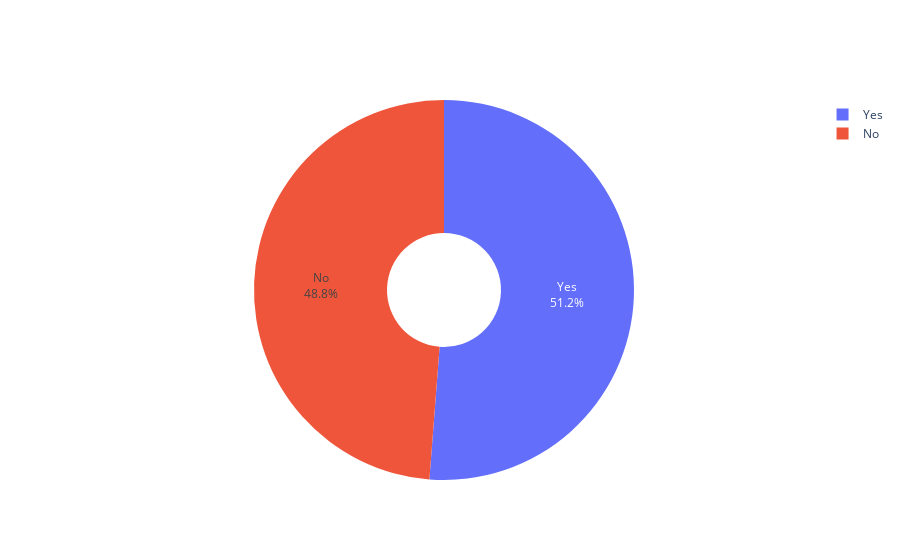

This figure's notebook cell:
### Code cell
labels = match_data["toss_impact"].value_counts().index
values = match_data["toss_impact"].value_counts().values

trace = go.Pie(labels = labels, values = values, hole = 0.3)
data = [trace]
fig = go.Figure(data = data)
fig.update_traces(hoverinfo = "label + percent", textinfo = "label + percent")
fig.show()

### Figure 1 — Plotly figure (JSON) as saved in the notebook; plotly's stock layout.template omitted (floating-point values rounded to 4 significant figures)
{"data": [{"hole": 0.3, "hoverinfo": "label+percent", "labels": ["Yes", "No"], "textinfo": "label+percent", "type": "pie", "values": [418, 398]}], "layout": {}}
